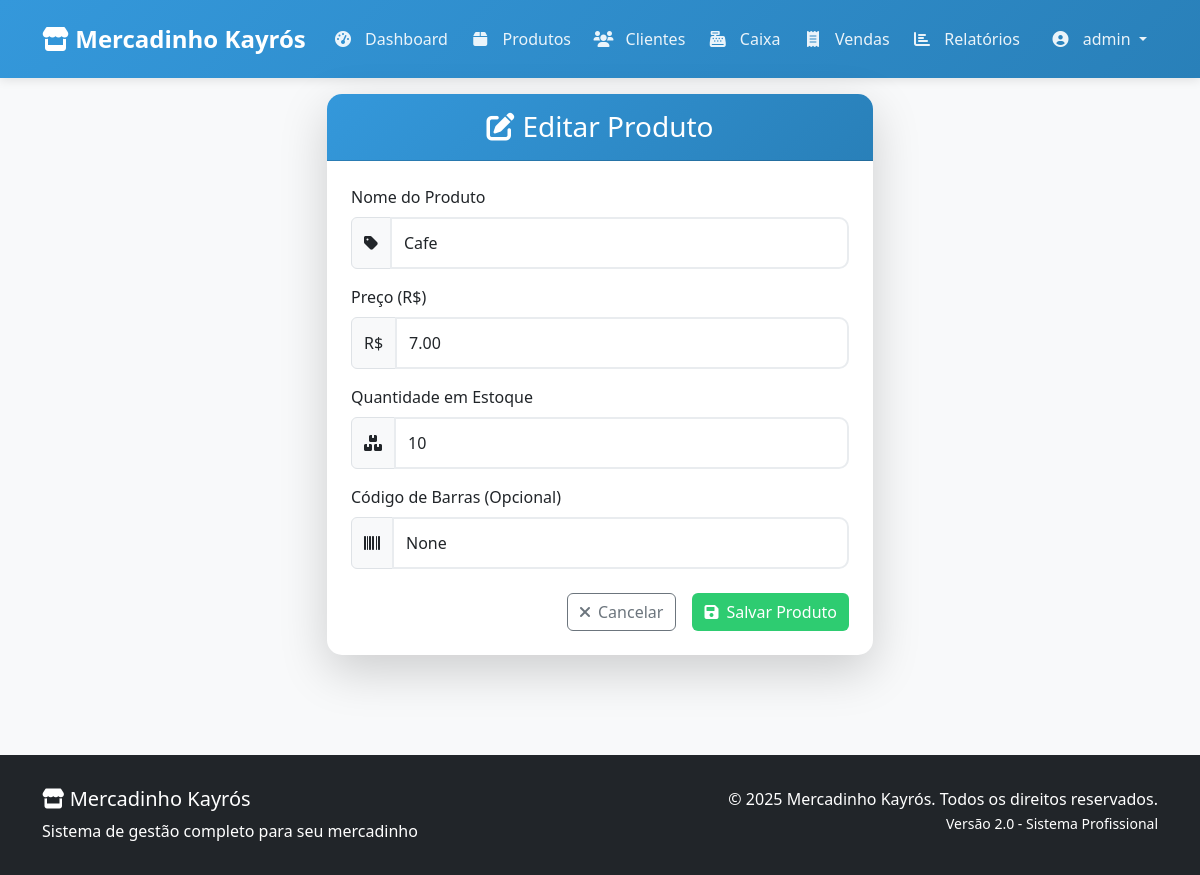
Screenshot of /produtos/editar/2 (signed in) with the database file from the repository.
### tables this page shows
CREATE TABLE usuarios (
            id INTEGER PRIMARY KEY AUTOINCREMENT,
            username TEXT NOT NULL UNIQUE CHECK(length(username) >= 3),
            password_hash TEXT NOT NULL,
            data_criacao TEXT DEFAULT CURRENT_TIMESTAMP
        );

CREATE TABLE produtos (
            id INTEGER PRIMARY KEY AUTOINCREMENT, 
            nome TEXT NOT NULL, 
            preco REAL NOT NULL CHECK(preco > 0),
            quantidade INTEGER NOT NULL CHECK(quantidade >= 0), 
            codigo_barras TEXT UNIQUE,
            data_criacao TEXT DEFAULT CURRENT_TIMESTAMP,
            data_atualizacao TEXT DEFAULT CURRENT_TIMESTAMP
        );

### Minha_loja_web/app.py (the view, shortened to what this page needs)
@app.route('/produtos/editar/<int:id>', methods=['GET', 'POST'])
@login_required
def editar_produto(id):
    produto_existente = db.buscar_produto_por_id(id)
    if not produto_existente:
        flash('Produto não encontrado.', 'danger')
        return redirect(url_for('produtos'))
    return render_template('produto_formulario.html', titulo="Editar Produto", produto=produto_existente)

### Minha_loja_web/app.py (called while the page is built)
@login_manager.user_loader
def load_user(user_id):
    try:
        return db.get_user_by_id(int(user_id))
    except (ValueError, TypeError):
        return None

@app.before_request
def before_request():
    if request.method == 'POST':
        for key, value in request.form.items():
            if len(str(value)) > 1000:
                flash('Dados enviados são muito grandes!', 'danger')
                return redirect(url_for('index'))

@app.context_processor
def inject_template_vars():
    return {
        'current_year': datetime.utcnow().year,
        'current_user': current_user
    }

### Minha_loja_web/logica_banco.py (called while the page is built)
def get_user_by_id(user_id):
    db = DatabaseManager()
    if not db.connect():
        return None
    user_data = db.fetch_one("SELECT * FROM usuarios WHERE id = ?", (user_id,))
    db.disconnect()
    if user_data:
        return User(
            id=user_data['id'],
            username=user_data['username'],
            password_hash=user_data['password_hash']
        )
    return None

def buscar_produto_por_id(id):
    db = DatabaseManager()
    if not db.connect():
        return None
    produto = db.fetch_one("SELECT * FROM produtos WHERE id = ?", (id,))
    db.disconnect()
    return produto  # Já convertido para dicionário pelo DatabaseManager

    def connect(self):
        try:
            self.conn = sqlite3.connect(self.db_name)
            self.conn.row_factory = sqlite3.Row  # Permite acessar resultados por nome da coluna
            self.cursor = self.conn.cursor()
            return True
        except sqlite3.Error as e:
            print(f"❌ Erro ao conectar com o banco: {e}")
            return False

    def disconnect(self):
        if self.conn:
            self.conn.close()

    def fetch_one(self, query, params=()):
        try:
            self.cursor.execute(query, params)
            row = self.cursor.fetchone()
            return dict(row) if row else None
        except sqlite3.Error as e:
            print(f"❌ Erro ao buscar dado: {e}")
            return None

### Minha_loja_web/templates/produto_formulario.html (shortened to what this page needs)
{% extends "base.html" %}
{% block content %}
<div class="container">
    <div class="row justify-content-center">
        <div class="col-md-8 col-lg-6">
            <div class="card shadow-lg">
                <div class="card-header text-center">
                    <h3 class="mb-0"><i class="fas fa-{{ 'plus' if not produto else 'edit' }} me-2"></i>{{ titulo }}</h3>
                </div>
                <div class="card-body p-4">
                    <form method="POST">
                        <div class="mb-3">
                            <label for="nome" class="form-label">Nome do Produto</label>
                            <div class="input-group">
                                <span class="input-group-text"><i class="fas fa-tag"></i></span>
                                <input type="text" class="form-control" id="nome" name="nome"
                                       value="{{ produto.nome if produto }}"
                                       placeholder="Ex: Arroz, Feijão, Óleo..." required>
                            </div>
                        </div>
                        <div class="mb-3">
                            <label for="preco" class="form-label">Preço (R$)</label>
                            <div class="input-group">
                                <span class="input-group-text">R$</span>
                                <input type="number" class="form-control" id="preco" name="preco"
                                       value="{{ "%.2f"|format(produto.preco) if produto }}"
                                       step="0.01" min="0.01" placeholder="0.00" required>
                            </div>
                        </div>
                        <div class="mb-3">
                            <label for="quantidade" class="form-label">Quantidade em Estoque</label>
                            <div class="input-group">
                                <span class="input-group-text"><i class="fas fa-boxes"></i></span>
                                <input type="number" class="form-control" id="quantidade" name="quantidade"
                                       value="{{ produto.quantidade if produto }}"
                                       min="0" placeholder="0" required>
                            </div>
                        </div>
                        <div class="mb-4">
                            <label for="codigo_barras" class="form-label">Código de Barras (Opcional)</label>
                            <div class="input-group">
                                <span class="input-group-text"><i class="fas fa-barcode"></i></span>
                                <input type="text" class="form-control" id="codigo_barras" name="codigo_barras"
                                       value="{{ produto.codigo_barras if produto }}"
                                       placeholder="Código de barras do produto">
                            </div>
                        </div>
                        <div class="d-grid gap-2 d-md-flex justify-content-md-end">
                            <a href="{{ url_for('produtos') }}" class="btn btn-outline-secondary me-md-2">
                                <i class="fas fa-times me-2"></i>Cancelar
                            </a>
                            <button type="submit" class="btn btn-success">
                                <i class="fas fa-save me-2"></i>{{ 'Salvar' if produto else 'Adicionar' }} Produto
                            </button>
                        </div>
                    </form>
                </div>
            </div>
        </div>
    </div>
</div>
{% endblock %}

### Minha_loja_web/templates/base.html (shortened to what this page needs)
<!DOCTYPE html>
<html lang="pt-br">
<head>
    <link href="https://cdn.jsdelivr.net/npm/bootstrap@5.3.0/dist/css/bootstrap.min.css" rel="stylesheet">
    <link href="https://cdnjs.cloudflare.com/ajax/libs/font-awesome/6.0.0/css/all.min.css" rel="stylesheet">
</head>
<body>
    <nav class="navbar navbar-expand-lg navbar-dark">
        <div class="container">
            <a class="navbar-brand" href="{{ url_for('dashboard') }}">
                <i class="fas fa-store"></i> Mercadinho Kayrós
            </a>
            <div class="collapse navbar-collapse" id="navbarNav">
                <ul class="navbar-nav me-auto">
                    <li class="nav-item">
                        <a class="nav-link" href="{{ url_for('dashboard') }}">
                            <i class="fas fa-tachometer-alt"></i> Dashboard
                        </a>
                    </li>
                    <li class="nav-item">
                        <a class="nav-link" href="{{ url_for('produtos') }}">
                            <i class="fas fa-box"></i> Produtos
                        </a>
                    </li>
                    <li class="nav-item">
                        <a class="nav-link" href="{{ url_for('clientes') }}">
                            <i class="fas fa-users"></i> Clientes
                        </a>
                    </li>
                    <li class="nav-item">
                        <a class="nav-link" href="{{ url_for('caixa') }}">
                            <i class="fas fa-cash-register"></i> Caixa
                        </a>
                    </li>
                    <li class="nav-item">
                        <a class="nav-link" href="{{ url_for('vendas') }}">
                            <i class="fas fa-receipt"></i> Vendas
                        </a>
                    </li>
                    <li class="nav-item">
                        <a class="nav-link" href="{{ url_for('relatorios') }}">
                            <i class="fas fa-chart-bar"></i> Relatórios
                        </a>
                    </li>
                </ul>
                <ul class="navbar-nav">
                    {% if current_user.is_authenticated %}
                    <li class="nav-item dropdown">
                        <a class="nav-link dropdown-toggle" href="#" id="navbarDropdown" role="button" data-bs-toggle="dropdown">
                            <i class="fas fa-user-circle"></i> {{ current_user.username }}
                        </a>
                    </li>
                    {% else %}
                    <li class="nav-item">
                        <a class="nav-link" href="{{ url_for('login') }}">
                            <i class="fas fa-sign-in-alt"></i> Login
                        </a>
                    </li>
                    {% endif %}
                </ul>
            </div>
        </div>
    </nav>
    <main>
        {% block content %}{% endblock %}
    </main>
    <footer class="bg-dark text-white mt-5">
        <div class="container">
            <div class="row">
                <div class="col-md-6">
                    <h5><i class="fas fa-store"></i> Mercadinho Kayrós</h5>
                    <p class="mb-0">Sistema de gestão completo para seu mercadinho</p>
                </div>
                <div class="col-md-6 text-md-end">
                    <p class="mb-0">&copy; {{ current_year }} Mercadinho Kayrós. Todos os direitos reservados.</p>
                    <small>Versão 2.0 - Sistema Profissional</small>
                </div>
            </div>
        </div>
    </footer>
</body>
</html>

### Minha_loja_web/templates/base.html (style rules this page uses)
:root { --primary: #3498db; --secondary: #e74c3c; --success: #2ecc71; --warning: #f39c12; --dark: #2c3e50; --light: #ecf0f1; }
body { background-color: #f8f9fa; font-family: 'Segoe UI', Tahoma, Geneva, Verdana, sans-serif; min-height: 100vh; display: flex; flex-direction: column; }
.navbar { background: linear-gradient(135deg, var(--primary), #2980b9); box-shadow: 0 2px 10px rgba(0,0,0,0.1); padding: 1rem 0; }
.navbar-brand { font-weight: 700; font-size: 1.5rem; color: white !important; }
.navbar-nav .nav-link { color: rgba(255,255,255,0.9) !important; font-weight: 500; padding: 0.5rem 1rem; border-radius: 5px; margin: 0 0.2rem; transition: all 0.3s ease; }
.navbar-nav .nav-link i { margin-right: 0.5rem; width: 20px; text-align: center; }
.btn-success { background: var(--success); border: none; }
.card { border: none; border-radius: 15px; box-shadow: 0 5px 15px rgba(0,0,0,0.08); transition: all 0.3s ease; margin-bottom: 20px; }
.card-header { background: linear-gradient(135deg, var(--primary), #2980b9); color: white; border-radius: 15px 15px 0 0 !important; font-weight: 600; padding: 1rem 1.5rem; }
.form-control { border-radius: 10px; border: 2px solid #e9ecef; padding: 12px; transition: all 0.3s ease; }
main { flex: 1; padding-bottom: 2rem; }
footer { background-color: var(--dark); color: white; padding: 2rem 0; margin-top: auto; }

### rows the page displays
usuarios: username "admin"
produtos: nome "Cafe", preco "7.00", quantidade "10"

### other values shown
{{ titulo }} "Editar Produto"
{{ 'Salvar' if produto else 'Adicionar' }} "Salvar"
